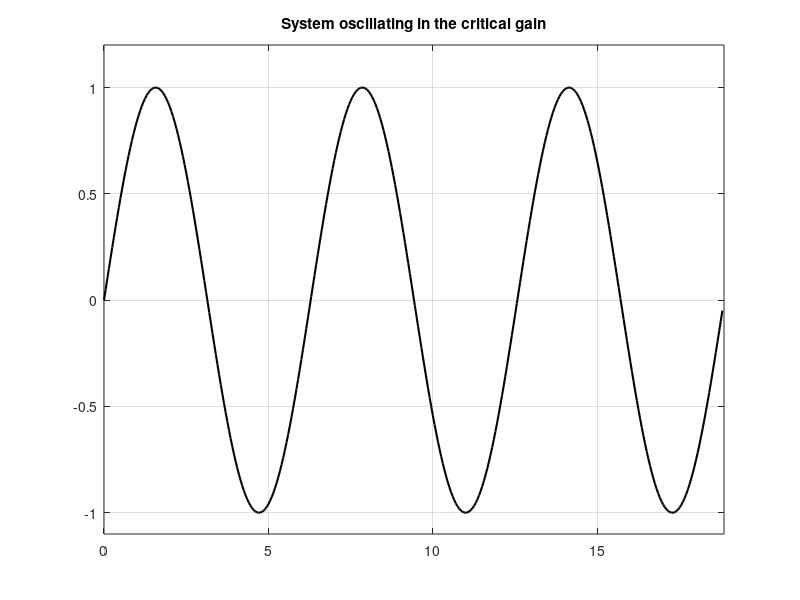

The MATLAB source for this figure:
clear all; close all; clc;
t=0:0.05:6*pi;
zeta=0.3;
wn=3;

f=sin(t);

figure (1);
plot(t,f,'-k','LineWidth',1.5);
grid on
title('System oscillating in the critical gain');
axis([0 6*pi -1.1 1.2])
hold on